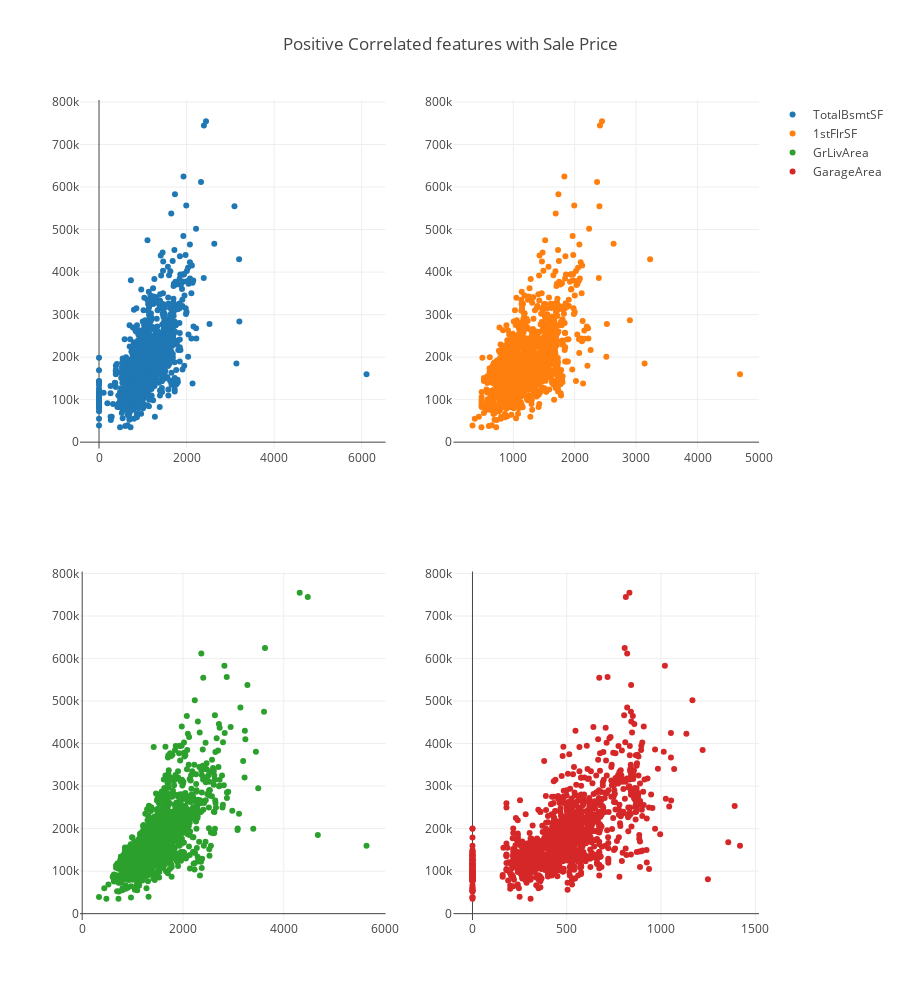

Write notebook code for a chart like this one.
### Code cell
fig = make_subplots(rows=2, cols=2)

features_to_examine = ['TotalBsmtSF','1stFlrSF','GrLivArea','GarageArea']

i=0
for row in range(1,3):
    for col in range(1,3):
        fig.add_trace(go.Scatter(y=df['SalePrice'],x=df[features_to_examine[i]],name=features_to_examine[i],
                                mode='markers'),row=row,col=col)
        i+=1
fig.update_layout(height=1000, showlegend=True,title_text="Positive Correlated features with Sale Price")
fig.show()

### Figure 1 — Plotly figure (JSON) as saved in the notebook; plotly's stock layout.template omitted (floating-point values rounded to 4 significant figures; data arrays with more than 128 entries replaced by an {"elided": "..."} marker saying what was removed)
{"data": [{"mode": "markers", "name": "TotalBsmtSF", "type": "scatter", "x": {"elided": "1460 int values"}, "xaxis": "x", "y": {"elided": "1460 int values"}, "yaxis": "y"}, {"mode": "markers", "name": "1stFlrSF", "type": "scatter", "x": {"elided": "1460 int values"}, "xaxis": "x2", "y": {"elided": "1460 int values"}, "yaxis": "y2"}, {"mode": "markers", "name": "GrLivArea", "type": "scatter", "x": {"elided": "1460 int values"}, "xaxis": "x3", "y": {"elided": "1460 int values"}, "yaxis": "y3"}, {"mode": "markers", "name": "GarageArea", "type": "scatter", "x": {"elided": "1460 int values"}, "xaxis": "x4", "y": {"elided": "1460 int values"}, "yaxis": "y4"}], "layout": {"height": 1000, "showlegend": true, "title": {"text": "Positive Correlated features with Sale Price"}, "xaxis": {"anchor": "y", "domain": [0, 0.45]}, "xaxis2": {"anchor": "y2", "domain": [0.55, 1]}, "xaxis3": {"anchor": "y3", "domain": [0, 0.45]}, "xaxis4": {"anchor": "y4", "domain": [0.55, 1]}, "yaxis": {"anchor": "x", "domain": [0.575, 1]}, "yaxis2": {"anchor": "x2", "domain": [0.575, 1]}, "yaxis3": {"anchor": "x3", "domain": [0, 0.425]}, "yaxis4": {"anchor": "x4", "domain": [0, 0.425]}}}
